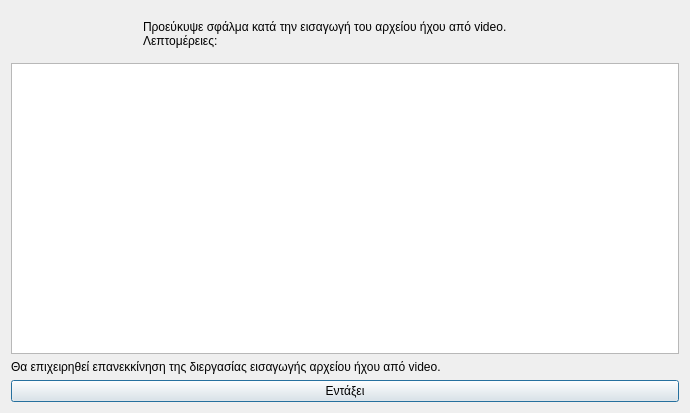
<?xml version="1.0" encoding="UTF-8"?>
<ui version="4.0">
 <class>Dialog</class>
 <widget class="QDialog" name="Dialog">
  <property name="geometry">
   <rect>
    <x>0</x>
    <y>0</y>
    <width>690</width>
    <height>413</height>
   </rect>
  </property>
  <property name="windowTitle">
   <string>Σφάλμα στην διεργασία εισαγωγής αρχείου ήχου από video</string>
  </property>
  <property name="windowIcon">
   <iconset resource="../../../icons.qrc">
    <normaloff>:/rest-windows/assets/images/rest-windows/information.png</normaloff>:/rest-windows/assets/images/rest-windows/information.png</iconset>
  </property>
  <layout class="QGridLayout" name="gridLayout">
   <item row="0" column="0">
    <widget class="QFrame" name="frame">
     <property name="styleSheet">
      <string notr="true">QFrame{border:0px;}</string>
     </property>
     <property name="frameShape">
      <enum>QFrame::StyledPanel</enum>
     </property>
     <property name="frameShadow">
      <enum>QFrame::Raised</enum>
     </property>
     <layout class="QHBoxLayout" name="horizontalLayout">
      <item>
       <widget class="QLabel" name="image_label">
        <property name="maximumSize">
         <size>
          <width>117</width>
          <height>117</height>
         </size>
        </property>
        <property name="text">
         <string/>
        </property>
        <property name="pixmap">
         <pixmap resource="../../../icons.qrc">:/rest-windows/assets/images/rest-windows/information.png</pixmap>
        </property>
        <property name="scaledContents">
         <bool>true</bool>
        </property>
       </widget>
      </item>
      <item>
       <widget class="QLabel" name="label">
        <property name="text">
         <string>Προεύκυψε σφάλμα κατά την εισαγωγή του αρχείου ήχου από video.
Λεπτομέρειες:</string>
        </property>
        <property name="alignment">
         <set>Qt::AlignJustify|Qt::AlignVCenter</set>
        </property>
       </widget>
      </item>
     </layout>
    </widget>
   </item>
   <item row="3" column="0">
    <widget class="QPushButton" name="ok">
     <property name="text">
      <string>Εντάξει</string>
     </property>
     <property name="icon">
      <iconset resource="../../../icons.qrc">
       <normaloff>:/rest-windows/assets/images/rest-windows/ok.png</normaloff>:/rest-windows/assets/images/rest-windows/ok.png</iconset>
     </property>
    </widget>
   </item>
   <item row="1" column="0">
    <widget class="QPlainTextEdit" name="details"/>
   </item>
   <item row="2" column="0">
    <widget class="QLabel" name="label_2">
     <property name="text">
      <string>Θα επιχειρηθεί επανεκκίνηση της διεργασίας εισαγωγής αρχείου ήχου από video.</string>
     </property>
     <property name="alignment">
      <set>Qt::AlignJustify|Qt::AlignVCenter</set>
     </property>
    </widget>
   </item>
  </layout>
 </widget>
 <tabstops>
  <tabstop>details</tabstop>
  <tabstop>ok</tabstop>
 </tabstops>
 <resources>
  <include location="../../../icons.qrc"/>
  <include location="../../../icons.qrc"/>
  <include location="../../../icons.qrc"/>
  <include location="../../../icons.qrc"/>
 </resources>
 <connections/>
</ui>
